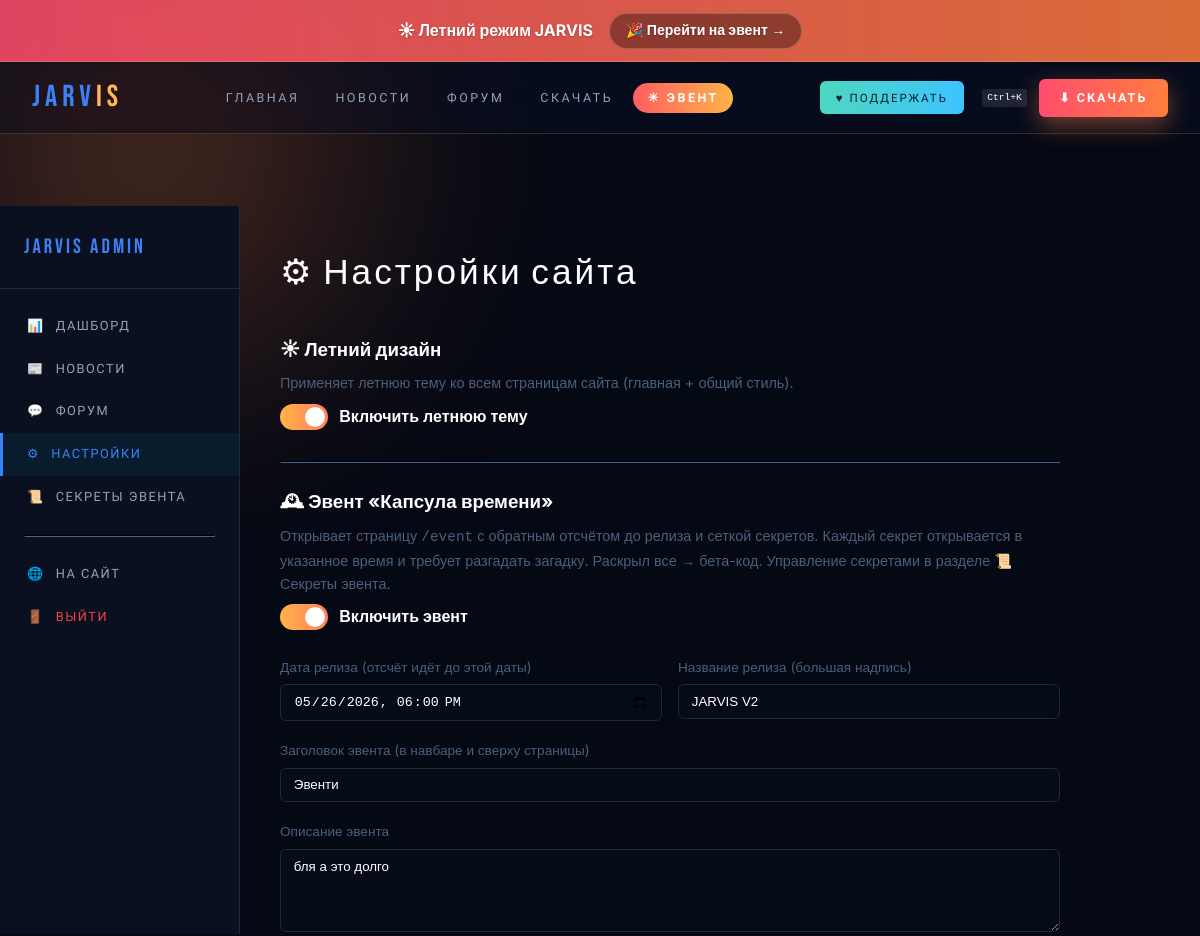
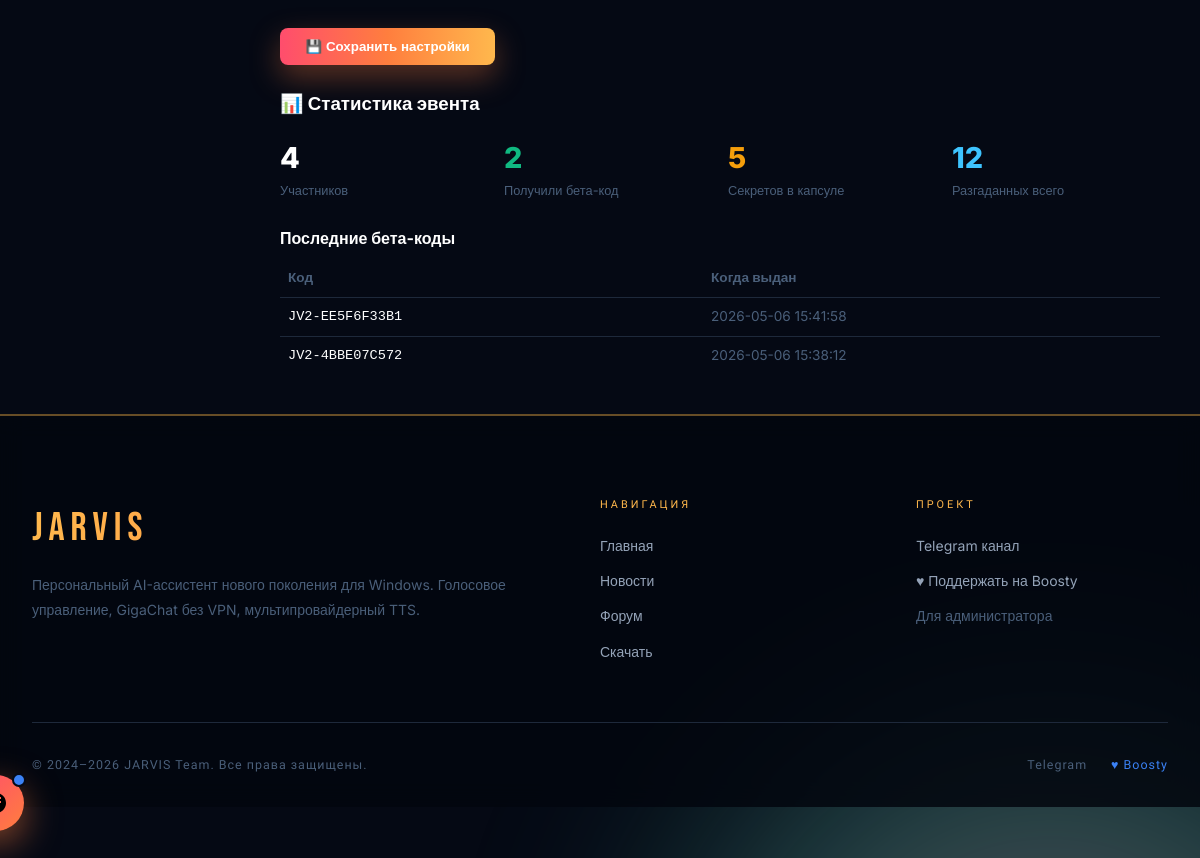
The app's page /admin/settings (signed in) with its own data (2 pictures, top to bottom).
### tables this page shows
CREATE TABLE site_settings (
    key   TEXT PRIMARY KEY,
    value TEXT NOT NULL
);

CREATE TABLE event_progress (
    token              TEXT PRIMARY KEY,
    ip_hash            TEXT DEFAULT '',
    beta_code          TEXT DEFAULT '',
    beta_granted_at    TIMESTAMP,
    created_at         TIMESTAMP DEFAULT CURRENT_TIMESTAMP
);

### server.py (the view, shortened to what this page needs)
@app.route("/admin/settings", methods=["GET", "POST"])
@admin_required
def admin_settings():
    db = get_conn()
    ev_stats = {
        "users":         db.execute("SELECT COUNT(*) FROM event_progress").fetchone()[0],
        "with_beta":     db.execute("SELECT COUNT(*) FROM event_progress WHERE beta_code!=''").fetchone()[0],
        "secrets_total": db.execute("SELECT COUNT(*) FROM event_secrets").fetchone()[0],
        "unlocks_total": db.execute("SELECT COUNT(*) FROM event_secret_unlocks").fetchone()[0],
    }
    beta_users = db.execute(
        "SELECT token, beta_code, beta_granted_at FROM event_progress "
        "WHERE beta_code!='' ORDER BY beta_granted_at DESC LIMIT 50"
    ).fetchall()
    rel_iso = ""
    try:
        rel_iso = _parse_release_at().strftime("%Y-%m-%dT%H:%M")
    except Exception:
        pass
    return render_template("admin/settings.html",
        s={
            "summer_design":        get_setting("summer_design", "0") == "1",
            "event_active":         get_setting("event_active",  "0") == "1",
            "event_title":          get_setting("event_title",   DEFAULT_SETTINGS["event_title"]),
            "event_text":           get_setting("event_text",    DEFAULT_SETTINGS["event_text"]),
            "event_release_at":     rel_iso,
            "event_release_title":  get_setting("event_release_title", DEFAULT_SETTINGS["event_release_title"]),
        },
        ev_stats=ev_stats,
        beta_users=beta_users,
    )

### database.py (called while the page is built)
def get_db():
    conn = sqlite3.connect(DB_PATH)
    conn.row_factory = sqlite3.Row
    conn.execute("PRAGMA foreign_keys = ON")
    return conn

### server.py (called while the page is built, shortened)
def get_conn():
    if "db" not in g:
        g.db = get_db()
    return g.db

@app.before_request
def track_visit():
    path = request.path
    if any(path.startswith(p) for p in SKIP_TRACK_PREFIXES):
        return

def admin_required(f):
    @functools.wraps(f)
    def wrapper(*args, **kwargs):
        if not session.get("admin_logged_in"):
            return redirect(url_for("admin_login"))
        return f(*args, **kwargs)
    return wrapper

def get_setting(key, default=""):
    db = get_conn()
    row = db.execute("SELECT value FROM site_settings WHERE key=?", (key,)).fetchone()
    return row["value"] if row else default

@app.context_processor
def inject_globals():
    try:
        return {
            "summer_design": get_setting("summer_design", "0") == "1",
            "event_active":  get_setting("event_active",  "0") == "1",
            "event_title":   get_setting("event_title",   DEFAULT_SETTINGS["event_title"]),
        }
    except Exception:
        return {"summer_design": False, "event_active": False, "event_title": ""}

def _parse_release_at():
    raw = get_setting("event_release_at", DEFAULT_SETTINGS["event_release_at"])
    try:
        return _dt.datetime.strptime(raw, "%Y-%m-%d %H:%M:%S")
    except Exception:
        return _dt.datetime.strptime(DEFAULT_SETTINGS["event_release_at"], "%Y-%m-%d %H:%M:%S")

### templates/admin/settings.html (shortened to what this page needs)
{% extends 'base.html' %}
{% block content %}
<div class="admin-layout">
    <aside class="admin-sidebar">
        <div class="admin-sidebar-logo">JARVIS ADMIN</div>
        <a href="{{ url_for('admin_dashboard') }}" class="admin-nav-item">
            <span class="admin-nav-icon">📊</span> Дашборд
        </a>
        <a href="{{ url_for('admin_news') }}" class="admin-nav-item">
            <span class="admin-nav-icon">📰</span> Новости
        </a>
        <a href="{{ url_for('admin_forum') }}" class="admin-nav-item">
            <span class="admin-nav-icon">💬</span> Форум
        </a>
        <a href="{{ url_for('admin_settings') }}" class="admin-nav-item active">
            <span class="admin-nav-icon">⚙</span> Настройки
        </a>
        <a href="{{ url_for('admin_event') }}" class="admin-nav-item">
            <span class="admin-nav-icon">📜</span> Секреты эвента
        </a>
        <hr style="border-color: var(--border); margin: 1rem 1.5rem" />
        <a href="{{ url_for('index') }}" class="admin-nav-item">
            <span class="admin-nav-icon">🌐</span> На сайт
        </a>
        <a href="{{ url_for('admin_logout') }}" class="admin-nav-item" style="color: var(--red)">
            <span class="admin-nav-icon">🚪</span> Выйти
        </a>
    </aside>
    <main class="admin-main">
        <div class="admin-page-title">⚙ Настройки сайта</div>
        <form method="POST" class="admin-card" style="display:grid; gap:1.5rem; max-width:780px;">
            <div>
                <h3 style="margin-bottom:.4rem;">☀ Летний дизайн</h3>
                <p style="color:var(--text3); font-size:.9rem; margin-bottom:.6rem;">
                    Применяет летнюю тему ко всем страницам сайта (главная + общий стиль).
                </p>
                <label class="toggle">
                    <input type="checkbox" name="summer_design" {% if s.summer_design %}checked{% endif %}>
                    <span>Включить летнюю тему</span>
                </label>
            </div>
            <hr style="border-color:var(--border)">
            <div>
                <h3 style="margin-bottom:.4rem;">🕰 Эвент «Капсула времени»</h3>
                <p style="color:var(--text3); font-size:.9rem; margin-bottom:.6rem;">
                    Открывает страницу <code>/event</code> с обратным отсчётом до релиза и сеткой
                    секретов. Каждый секрет открывается в указанное время и требует разгадать загадку.
                    Раскрыл все → бета-код. Управление секретами в разделе
                    <a href="{{ url_for('admin_event') }}" style="color:var(--accent);">📜 Секреты эвента</a>.
                </p>
                <label class="toggle">
                    <input type="checkbox" name="event_active" {% if s.event_active %}checked{% endif %}>
                    <span>Включить эвент</span>
                </label>
                <div style="display:grid; grid-template-columns:1fr 1fr; gap:1rem; margin-top:1rem;">
                    <div>
                        <label style="font-size:.85rem; color:var(--text3);">Дата релиза (отсчёт идёт до этой даты)</label>
                        <input type="datetime-local" name="event_release_at" value="{{ s.event_release_at }}"
                               style="width:100%; padding:.55rem .8rem; background:var(--bg); border:1px solid var(--border); border-radius:6px; color:var(--text); margin-top:.3rem;">
                    </div>
                    <div>
                        <label style="font-size:.85rem; color:var(--text3);">Название релиза (большая надпись)</label>
                        <input type="text" name="event_release_title" value="{{ s.event_release_title }}"
                               style="width:100%; padding:.55rem .8rem; background:var(--bg); border:1px solid var(--border); border-radius:6px; color:var(--text); margin-top:.3rem;">
                    </div>
                </div>
                <div style="margin-top:1rem;">
                    <label style="font-size:.85rem; color:var(--text3);">Заголовок эвента (в навбаре и сверху страницы)</label>
                    <input type="text" name="event_title" value="{{ s.event_title }}"
                           style="width:100%; padding:.55rem .8rem; background:var(--bg); border:1px solid var(--border); border-radius:6px; color:var(--text); margin-top:.3rem;">
                </div>
                <div style="margin-top:1rem;">
                    <label style="font-size:.85rem; color:var(--text3);">Описание эвента</label>
                    <textarea name="event_text" rows="4"
                           style="width:100%; padding:.55rem .8rem; background:var(--bg); border:1px solid var(--border); border-radius:6px; color:var(--text); margin-top:.3rem; font-family:inherit; resize:vertical;">{{ s.event_text }}</textarea>
                </div>
            </div>
            <div>
                <button type="submit" class="btn-primary"
                        style="background:var(--accent); color:#000; padding:.7rem 1.6rem; border-radius:8px; border:none; font-weight:700; cursor:pointer;">
                    💾 Сохранить настройки
                </button>
            </div>
        </form>
        {% if s.event_active %}
        <div class="admin-card" style="margin-top:1.5rem;">
            <h3 style="margin-bottom:1rem;">📊 Статистика эвента</h3>
            <div style="display:grid; grid-template-columns: repeat(auto-fit, minmax(160px,1fr)); gap:1rem;">
                <div><div style="font-size:1.8rem; font-weight:800; color:var(--accent);">{{ ev_stats.users }}</div>
                     <div style="color:var(--text3); font-size:.8rem;">Участников</div></div>
                <div><div style="font-size:1.8rem; font-weight:800; color:#10b981;">{{ ev_stats.with_beta }}</div>
                     <div style="color:var(--text3); font-size:.8rem;">Получили бета-код</div></div>
                <div><div style="font-size:1.8rem; font-weight:800; color:#f59e0b;">{{ ev_stats.secrets_total }}</div>
                     <div style="color:var(--text3); font-size:.8rem;">Секретов в капсуле</div></div>
                <div><div style="font-size:1.8rem; font-weight:800; color:#3ec4ff;">{{ ev_stats.unlocks_total }}</div>
                     <div style="color:var(--text3); font-size:.8rem;">Разгаданных всего</div></div>
            </div>
            {% if beta_users %}
            <h4 style="margin:1.5rem 0 .5rem;">Последние бета-коды</h4>
            <table style="width:100%; border-collapse:collapse; font-size:.85rem;">
                <thead><tr style="text-align:left; color:var(--text3);">
                    <th style="padding:.5rem;">Код</th><th>Когда выдан</th>
                </tr></thead>
                <tbody>
                {% for u in beta_users %}
                <tr style="border-top:1px solid var(--border);">
                    <td style="padding:.5rem; font-family:monospace; color:var(--accent);">{{ u.beta_code }}</td>
                    <td style="color:var(--text3);">{{ u.beta_granted_at }}</td>
                </tr>
                {% endfor %}
                </tbody>
            </table>
            {% endif %}
        </div>
        {% endif %}
    </main>
</div>
{% endblock %}

### static/css/style.css (style rules this page uses)
*, *::before, *::after { box-sizing: border-box; margin: 0; padding: 0; }
html { scroll-behavior: smooth; }
body { font-family: "Inter", sans-serif; background: #050914; color: #fff; line-height: 1.6; overflow-x: hidden; -webkit-font-smoothing: antialiased; }
a { text-decoration: none; transition: color 0.2s; }
:root { --cyan: #3b82f6; --cyan-bright: #60a5fa; --cyan-dim: #1d4ed8; --cyan-glow: rgba(59, 130, 246, 0.15); --green: #22c55e; --green-bright:#4ade80; --red: #ef4444; --bg: #060b18; --bg2: #0a1020; --bg3: #0f1829; --bg4: #162035; --border: #1e293b; --border2: #2d3f5c; --text1: #ffffff; --text2: #94a3b8; --text3: #4a5f7a; --gold: var(--cyan); --gold-bright: var(--cyan-bright); --gold-dim: var(--cyan-dim); --gold-glow: var(--cyan-glow); --nav-h: 72px; --r: 6px; --gold: var(--cyan); --gold-bright: var(--cyan-bright); --gold-dim: var(--cyan-dim); --gold-glow: var(--cyan-glow); }
.btn-primary { background: linear-gradient(135deg, var(--cyan-bright), var(--cyan)); color: #000; box-shadow: 0 4px 20px rgba(0, 212, 255, 0.25); }
.admin-layout { display: flex; min-height: 100vh; padding-top: var(--nav-h); }
.admin-sidebar { width: 240px; flex-shrink: 0; background: var(--bg2); border-right: 1px solid var(--border); padding: 1.5rem 0; position: sticky; top: var(--nav-h); height: calc(100vh - var(--nav-h)); overflow-y: auto; }
.admin-sidebar-logo { padding: 0 1.5rem 1.5rem; font-family: "Bebas Neue", sans-serif; font-size: 1.3rem; letter-spacing: 3px; color: var(--cyan); border-bottom: 1px solid var(--border); margin-bottom: 1rem; }
.admin-nav-item { display: flex; align-items: center; gap: 0.7rem; padding: 0.7rem 1.5rem; font-family: "Oswald", sans-serif; font-size: 0.8rem; letter-spacing: 1.5px; text-transform: uppercase; color: var(--text2); transition: all 0.2s; border-left: 3px solid transparent; }
.admin-nav-item:hover, .admin-nav-item.active { color: var(--cyan); background: rgba(0, 212, 255, 0.06); border-left-color: var(--cyan); }
.admin-main { flex: 1; padding: 2.5rem; overflow-y: auto; }
.admin-page-title { font-family: "Bebas Neue", sans-serif; font-size: 2.2rem; letter-spacing: 3px; color: #fff; margin-bottom: 2rem; display: flex; align-items: center; justify-content: space-between; }

### static/css/summer.css (style rules this page uses)
body.summer { position: relative; }
body.summer::before, body.summer::after { content: ''; position: fixed; z-index: 0; pointer-events: none; border-radius: 50%; filter: blur(120px); opacity: 0.42; will-change: transform; }
body.summer::before { top: -200px; left: -200px; width: 700px; height: 700px; background: radial-gradient(circle, #ff7e3e 0%, transparent 60%); animation: summer-float-1 22s ease-in-out infinite; }
body.summer::after { bottom: -250px; right: -250px; width: 800px; height: 800px; background: radial-gradient(circle, #ff4d6d 0%, #4ed7c0 50%, transparent 75%); animation: summer-float-2 26s ease-in-out infinite; }
body.summer > * { position: relative; z-index: 1; }
body.summer .btn, body.summer .btn-primary, body.summer .download-btn { background: linear-gradient(90deg, #ff4d6d, #ff7e3e, #ffb84d) !important; color: #fff !important; border: none !important; box-shadow: 0 12px 30px rgba(255, 126, 62, 0.35) !important; }

### templates/admin/settings.html (style rules this page uses)
.toggle { display:inline-flex; align-items:center; gap:.7rem; cursor:pointer; user-select:none; }
.toggle input { width:48px; height:26px; appearance:none; background:#334; border-radius:999px; position:relative; cursor:pointer; transition:background .2s; }
.toggle input:checked { background:linear-gradient(90deg, #ffb347, #ff7e5f); }
.toggle input::after { content:''; position:absolute; top:3px; left:3px; width:20px; height:20px; background:#fff; border-radius:50%; transition:left .2s; }
.toggle input:checked::after { left:25px; }
.toggle span { color:var(--text); font-weight:600; }

### records on screen
site_settings: event_release_title "JARVIS V2"
site_settings: event_title "Эвенти"
site_settings: event_text "бля а это долго"
event_progress: beta_code "JV2-EE5F6F33B1", beta_granted_at "2026-05-06 15:41:58"
event_progress: beta_code "JV2-4BBE07C572", beta_granted_at "2026-05-06 15:38:12"

### other values on screen
{{ ev_stats.users }} "4"
{{ ev_stats.with_beta }} "2"
{{ ev_stats.secrets_total }} "5"
{{ ev_stats.unlocks_total }} "12"
